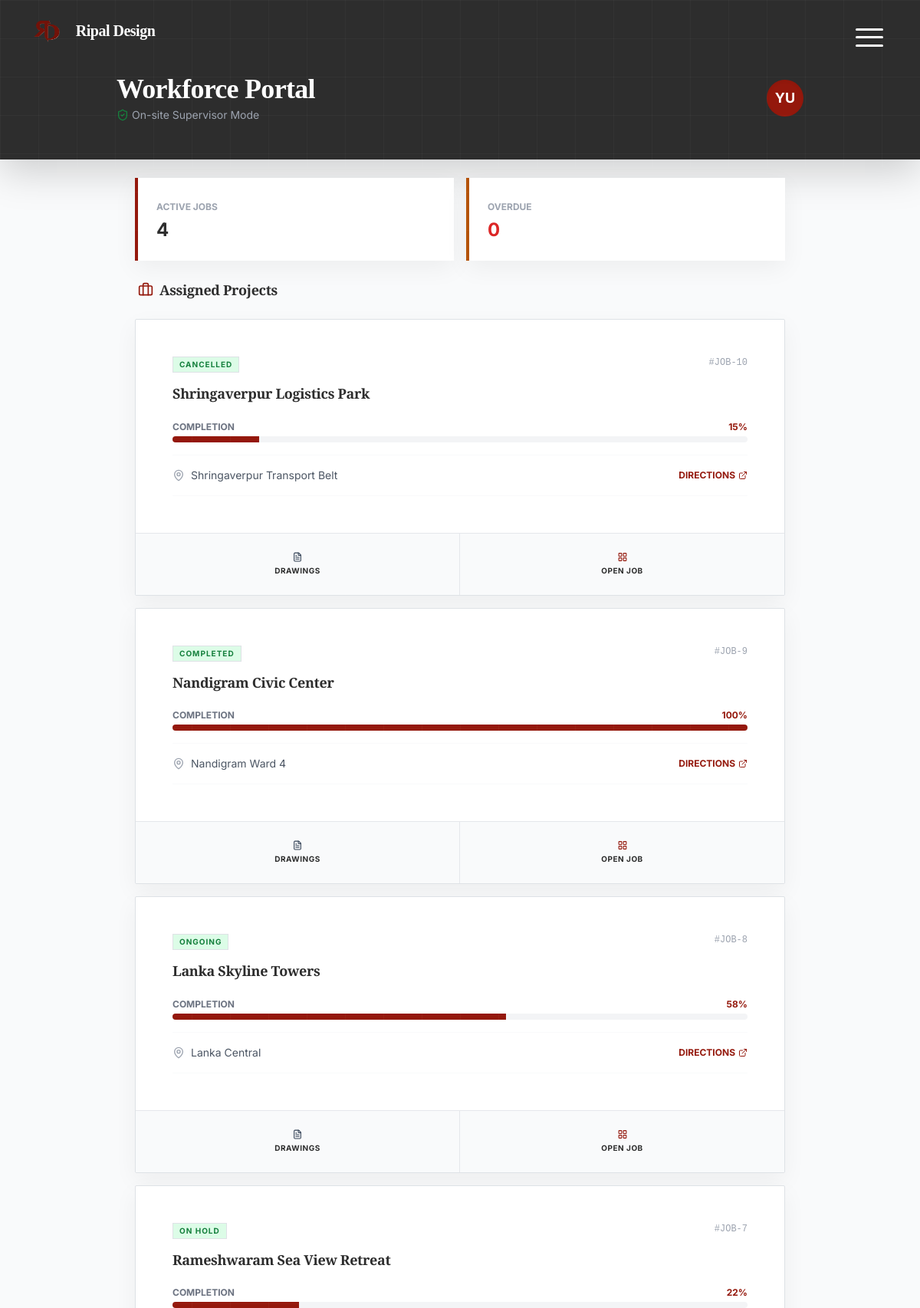
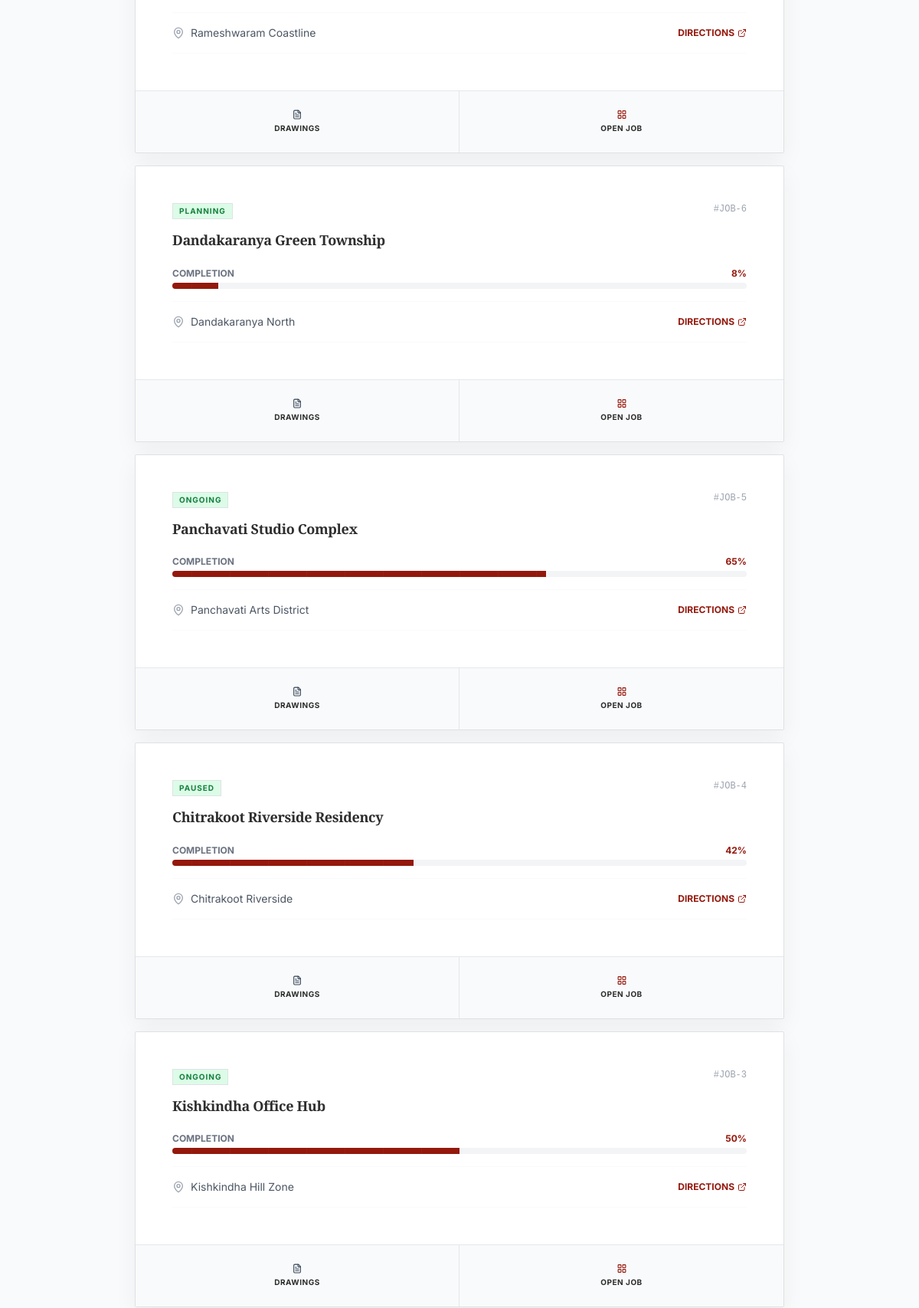
/worker/dashboard.php (signed in, upper part), run on the app's committed database (2 pictures, top to bottom).
### tables this page shows
CREATE TABLE IF NOT EXISTS projects (
  id INT AUTO_INCREMENT PRIMARY KEY,
  name VARCHAR(255) NOT NULL,
  status ENUM('planning','ongoing','paused','completed','on-hold','cancelled') DEFAULT 'ongoing',
  budget DECIMAL(15,2) DEFAULT NULL,
  progress INT DEFAULT 0,
  due DATE DEFAULT NULL,
  location TEXT DEFAULT NULL,
  site_location VARCHAR(255) DEFAULT NULL,
  address TEXT DEFAULT NULL,
  owner_name VARCHAR(255) DEFAULT NULL,
  owner_contact VARCHAR(50) DEFAULT NULL,
  owner_email VARCHAR(255) DEFAULT NULL,
  worker_name VARCHAR(255) DEFAULT NULL,
  project_type VARCHAR(100) DEFAULT NULL,
  client_id INT DEFAULT NULL,
  created_by INT DEFAULT NULL,
  latitude DECIMAL(10,7) DEFAULT NULL,
  longitude DECIMAL(10,7) DEFAULT NULL,
  created_at TIMESTAMP NOT NULL DEFAULT CURRENT_TIMESTAMP,
  updated_at TIMESTAMP NULL DEFAULT NULL ON UPDATE CURRENT_TIMESTAMP,
  FOREIGN KEY (client_id) REFERENCES users(id) ON DELETE SET NULL,
  FOREIGN KEY (created_by) REFERENCES users(id) ON DELETE SET NULL,
  INDEX idx_projects_status (status),
  INDEX idx_projects_client (client_id)
);

### worker/dashboard.php (the view, shortened to what this page needs)
<!doctype html>
<html lang="en" class="bg-canvas-white">
<head>
    <?php $HEADER_MODE = 'dashboard'; require_once __DIR__ . '/../Common/header.php'; ?>
</head>
<body class="font-sans text-foundation-grey bg-canvas-white">
<?php
$projects = [];
if (isset($pdo) && $pdo instanceof PDO) {
    try {
      $stmt = $pdo->query('SELECT id, name, status, COALESCE(progress,0) AS progress, COALESCE(due,\'1970-01-01\') AS due, COALESCE(location,\'\') AS location, latitude, longitude FROM projects ORDER BY id DESC LIMIT 200');
        $projects = $stmt->fetchAll(PDO::FETCH_ASSOC);
    } catch (Exception $e) {
        error_log('Worker dashboard projects load failed: '.$e->getMessage());
        $projects = [];
    }
}
$counts = array_count_values(array_map(function($x){return $x['status'];}, $projects));
?>
<div class="min-h-screen flex flex-col">
    <header class="bg-foundation-grey text-white pt-24 pb-12 px-4 shadow-lg">
        <div class="max-w-4xl mx-auto flex justify-between items-center">
            <div>
                <h1 class="text-4xl font-serif font-bold">Workforce Portal</h1>
                <p class="text-gray-400 text-sm mt-1 flex items-center gap-1">
                    <i data-lucide="shield-check" class="w-4 h-4 text-approval-green"></i>
                    On-site Supervisor Mode
                </p>
            </div>
            <div class="w-12 h-12 bg-rajkot-rust rounded-full flex items-center justify-center font-bold text-lg shadow-inner">
                <?php echo strtoupper(substr($_SESSION['user'] ?? 'WD', 0, 2)); ?>
            </div>
        </div>
    </header>
    <main class="flex-grow p-4 max-w-4xl mx-auto w-full space-y-6">
        <div class="grid grid-cols-2 gap-3">
            <div class="bg-white p-4 border-l-4 border-rajkot-rust shadow-premium">
                <span class="text-gray-400 text-xs uppercase font-bold">Active Jobs</span>
                <span class="block text-2xl font-bold mt-1"><?php echo intval($counts['ongoing'] ?? 0); ?></span>
            </div>
            <div class="bg-white p-4 border-l-4 border-pending-amber shadow-premium">
                <span class="text-gray-400 text-xs uppercase font-bold">Overdue</span>
                <span class="block text-2xl font-bold mt-1 text-red-600"><?php echo intval($counts['overdue'] ?? 0); ?></span>
            </div>
        </div>
        <h2 class="text-lg font-bold text-foundation-grey flex items-center gap-2 px-1">
            <i data-lucide="briefcase" class="w-5 h-5 text-rajkot-rust"></i>
            Assigned Projects
        </h2>
        <div class="space-y-4">
            <?php foreach ($projects as $p): ?>
            <div class="bg-white border border-gray-200 shadow-premium overflow-hidden rounded-sm">
                <div class="p-5">
                    <div class="flex justify-between items-start mb-3">
                        <?php
                        $statusClass = $p['status'] === 'overdue' ? 'bg-red-100 text-red-700 border-red-200' : 'bg-green-100 text-green-700 border-green-200';
                        ?>
                        <span class="px-2 py-0.5 text-[10px] font-bold uppercase tracking-widest border <?php echo $statusClass; ?>">
                            <?php echo str_replace('-', ' ', $p['status']); ?>
                        </span>
                        <span class="text-xs text-gray-400 font-mono">#JOB-<?php echo $p['id']; ?></span>
                    </div>
                    <h3 class="text-lg font-bold text-foundation-grey leading-tight mb-4">
                        <?php echo htmlspecialchars($p['name']); ?>
                    </h3>
                    <div class="space-y-4">
                        <div>
                            <div class="flex justify-between items-end mb-1">
                                <span class="text-xs font-bold text-gray-500 uppercase">Completion</span>
                                <span class="text-xs font-bold text-rajkot-rust"><?php echo intval($p['progress']); ?>%</span>
                            </div>
                            <div class="w-full bg-gray-100 h-2 rounded-full overflow-hidden">
                                <div class="bg-rajkot-rust h-full" style="width: <?php echo intval($p['progress']); ?>%"></div>
                            </div>
                        </div>
                        <div class="flex items-center justify-between py-3 border-y border-gray-50">
                            <div class="flex items-center text-sm text-gray-600 truncate mr-4">
                                <i data-lucide="map-pin" class="w-4 h-4 mr-2 shrink-0 text-gray-400"></i>
                                <span class="truncate"><?php echo htmlspecialchars($p['location']); ?></span>
                            </div>
                            <?php if (!empty($p['latitude'])): ?>
                                <a href="https://www.google.com/maps/dir/?api=1&destination=<?php echo urlencode($p['latitude'] . ',' . $p['longitude']); ?>" target="_blank" class="shrink-0 text-rajkot-rust hover:underline text-xs font-bold flex items-center gap-1">
                                    DIRECTIONS <i data-lucide="external-link" class="w-3 h-3"></i>
                                </a>
                            <?php endif; ?>
                        </div>
                    </div>
                </div>
                <div class="grid grid-cols-2 bg-gray-50 border-t border-gray-200">
                    <a href="project_details.php?id=<?php echo $p['id']; ?>#drawings" class="flex flex-col items-center justify-center py-4 border-r border-gray-200 hover:bg-white transition-colors active:bg-gray-100 h-20">
                        <i data-lucide="file-text" class="w-6 h-6 text-slate-accent mb-1"></i>
                        <span class="text-[10px] font-bold uppercase tracking-wider">Drawings</span>
                    </a>
                    <a href="project_details.php?id=<?php echo $p['id']; ?>" class="flex flex-col items-center justify-center py-4 hover:bg-white transition-colors active:bg-gray-100 h-20">
                        <i data-lucide="layout-grid" class="w-6 h-6 text-rajkot-rust mb-1"></i>
                        <span class="text-[10px] font-bold uppercase tracking-wider">Open Job</span>
                    </a>
                </div>
            </div>
            <?php endforeach; ?>
        </div>
    </main>
</div>
</body>
</html>

### public/css/index.css (style rules this page uses)
html, body { overflow-x: hidden !important; width: 100%; max-width: 100%; }
*, *::before, *::after { box-sizing: border-box; }
body { background: #0a0a0a; color: #fff; font-family: 'Inter', system-ui, -apple-system, 'Segoe UI', Roboto, 'Helvetica Neue', Arial; scrollbar-width: none; -ms-overflow-style: none; }
h1, h2, h3, .logo-font { font-family: 'Cormorant Garamond', serif; }
:root { --primary: #731209; --primary-light: #94180C; --bg-dark: #0a0a0a; --bg-panel: #121212; --text-muted: rgba(255, 255, 255, 0.6); --blueprint-grid: rgba(255, 255, 255, 0.03); }
body { background-color: var(--bg-dark); color: #fff; font-family: 'Inter', sans-serif; line-height: 1.6; -webkit-font-smoothing: antialiased; overflow-x: hidden; margin: 0; }
body::before { content: ""; position: fixed; top: 0; left: 0; width: 100%; height: 100%; background-image: linear-gradient(var(--blueprint-grid) 1px, transparent 1px), linear-gradient(90deg, var(--blueprint-grid) 1px, transparent 1px); background-size: 50px 50px; pointer-events: none; z-index: 1; }
h1, h2, h3, .font-serif { font-family: 'Cormorant Garamond', serif; font-weight: 300; letter-spacing: -0.02em; }

### Common/header.css (style rules this page uses)
:root { --alt-overlay-bg: rgba(148, 24, 12, 0.96); --alt-text: #fff; }
html, body { overflow-x: hidden; }

### Common/admin-responsive.css (style rules this page uses)
:root { --admin-header-mobile-padding-top: 4rem; }

### data on the page
projects: status "CANCELLED", id "10", name "Shringaverpur Logistics Park", progress "15", location "Shringaverpur Transport Belt"
projects: status "COMPLETED", id "9", name "Nandigram Civic Center", progress "100", location "Nandigram Ward 4"
projects: status "ONGOING", id "8", name "Lanka Skyline Towers", progress "58", location "Lanka Central"
projects: status "ON HOLD", id "7", name "Rameshwaram Sea View Retreat", progress "22", location "Rameshwaram Coastline"
projects: status "PLANNING", id "6", name "Dandakaranya Green Township", progress "8", location "Dandakaranya North"
projects: status "ONGOING", id "5", name "Panchavati Studio Complex", progress "65", location "Panchavati Arts District"
projects: status "PAUSED", id "4", name "Chitrakoot Riverside Residency", progress "42", location "Chitrakoot Riverside"
projects: status "ONGOING", id "3", name "Kishkindha Office Hub", progress "50", location "Kishkindha Hill Zone"

### other printed values
substr($_SESSION['user'] ?? 'WD', 0, 2) "YU"
$counts['ongoing'] "4"
$counts['overdue'] "0"
